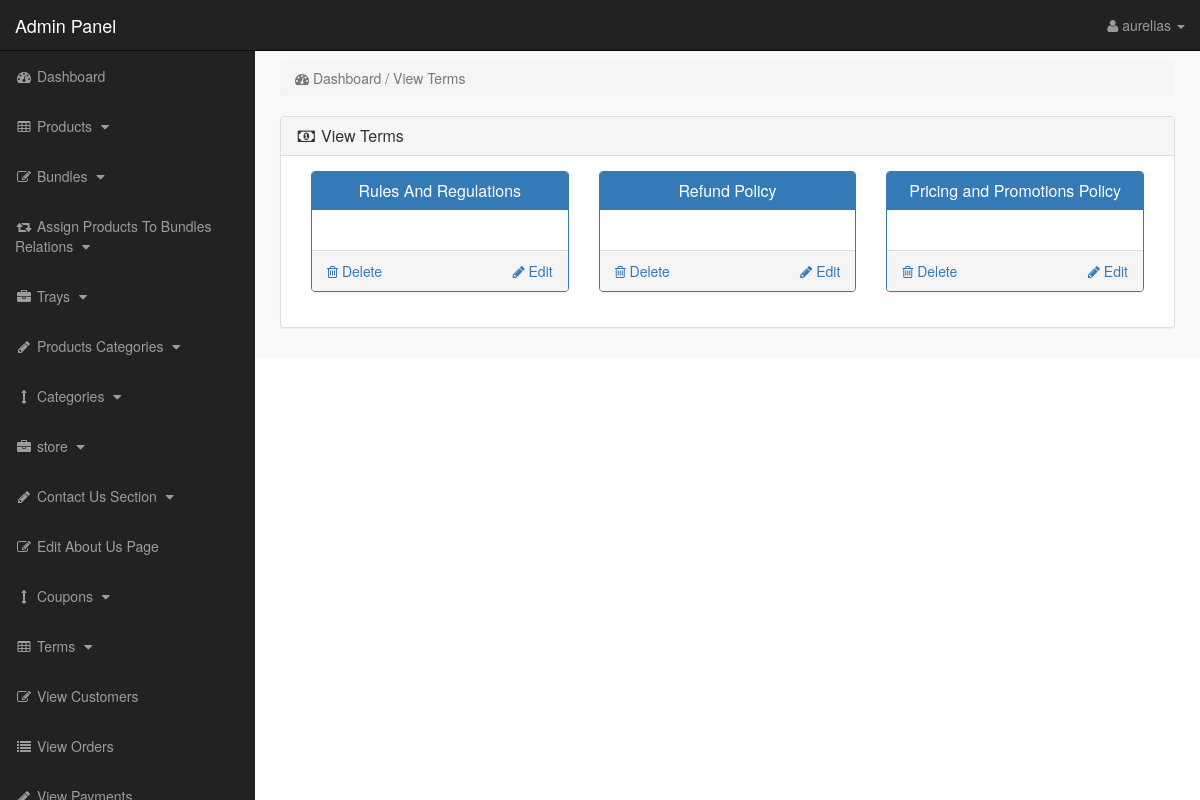
Page /admin_area/index.php?view_terms (signed in) on the committed database.
### tables this page shows
CREATE TABLE `terms` (
  `term_id` int(10) NOT NULL,
  `term_title` varchar(100) NOT NULL,
  `term_link` varchar(100) NOT NULL,
  `term_desc` text NOT NULL
);

### admin_area/view_terms.php (the view, shortened to what this page needs)
<?php
if(!isset($_SESSION['admin_email'])){
echo "<script>window.open('login.php','_self')</script>";
}
else {
?>
<div class="row">
<div class="col-lg-12">
<ol class="breadcrumb" >
<li class="active" >
<i class="fa fa-dashboard"></i> Dashboard / View Terms
</li>
</ol>
</div>
</div>
<div class="row">
<div class="col-lg-12">
<div class="panel panel-default">
<div class="panel-heading">
<h3 class="panel-title">
<i class="fa fa-money fa-fw"></i> View Terms
</h3>
</div>
<div class="panel-body">
<?php
$get_terms = "select * from terms";
$run_terms = mysqli_query($con,$get_terms);
while($row_terms = mysqli_fetch_array($run_terms)){
$term_id = $row_terms['term_id'];
$term_title = $row_terms['term_title'];
?>
<div class="col-lg-4 col-md-4">
<div class="panel panel-primary">
<div class="panel-heading">
<h3 class="panel-title" align="center">
<?php echo $term_title; ?>
</h3>
</div>
<div class="panel-body">
</div>
<div class="panel-footer">
<a href="index.php?delete_term=<?php echo $term_id; ?>" class="pull-left">
<i class="fa fa-trash-o"></i> Delete
</a>
<a href="index.php?edit_term=<?php echo $term_id; ?>" class="pull-right">
<i class="fa fa-pencil"></i> Edit
</a>
<div class="clearfix"> </div>
</div>
</div>
</div>
<?php } ?>
</div>
</div>
</div>
</div>
<?php } ?>

### admin_area/includes/sidebar.php (shortened to what this page needs)
<?php
if(!isset($_SESSION['admin_email'])){
echo "<script>window.open('login.php','_self')</script>";
}
else {
?>
<nav class="navbar navbar-inverse navbar-fixed-top" >
<div class="navbar-header" >
<a class="navbar-brand" href="index.php?dashboard" >Admin Panel</a>
</div>
<ul class="nav navbar-right top-nav" >
<li class="dropdown" >
<a href="#" class="dropdown-toggle" data-toggle="dropdown" >
<i class="fa fa-user" ></i>
<?php echo $admin_name; ?> <b class="caret" ></b>
</a>
</li>
</ul>
<div class="collapse navbar-collapse navbar-ex1-collapse">
<ul class="nav navbar-nav side-nav">
<li>
<a href="index.php?dashboard">
<i class="fa fa-fw fa-dashboard"></i> Dashboard
</a>
</li>
<li>
<a href="#" data-toggle="collapse" data-target="#products">
<i class="fa fa-fw fa-table"></i> Products
<i class="fa fa-fw fa-caret-down"></i>
</a>
</li>
<li>
<a href="#" data-toggle="collapse" data-target="#bundles">
<i class="fa fa-fw fa-edit"></i> Bundles
<i class="fa fa-fw fa-caret-down"></i>
</a>
</li>
<li>
<a href="#" data-toggle="collapse" data-target="#relations">
<i class="fa fa-fw fa-retweet"></i> Assign Products To Bundles Relations
<i class="fa fa-fw fa-caret-down"></i>
</a>
</li>
<li>
<a href="#" data-toggle="collapse" data-target="#manufacturers">
<i class="fa fa-fw fa-briefcase"></i> Trays
<i class="fa fa-fw fa-caret-down"></i>
</a>
</li>
<li>
<a href="#" data-toggle="collapse" data-target="#p_cat">
<i class="fa fa-fw fa-pencil"></i> Products Categories
<i class="fa fa-fw fa-caret-down"></i>
</a>
</li>
<li>
<a href="#" data-toggle="collapse" data-target="#cat">
<i class="fa fa-fw fa-arrows-v"></i> Categories
<i class="fa fa-fw fa-caret-down"></i>
</a>
</li>
<li>
<a href="#" data-toggle="collapse" data-target="#store">
<i class="fa fa-fw fa-briefcase"></i> store
<i class="fa fa-fw fa-caret-down"></i>
</a>
</li>
<li>
<a href="#" data-toggle="collapse" data-target="#contact_us">
<i class="fa fa-fw fa-pencil"> </i> Contact Us Section
<i class="fa fa-fw fa-caret-down"></i>
</a>
</li>
<li>
<a href="index.php?edit_about_us">
<i class="fa fa-fw fa-edit"></i> Edit About Us Page
</a>
</li>
<li>
<a href="#" data-toggle="collapse" data-target="#coupons">
<i class="fa fa-fw fa-arrows-v"></i> Coupons
<i class="fa fa-fw fa-caret-down"></i>
</a>
</li>
<li>
<a href="#" data-toggle="collapse" data-target="#terms" >
<i class="fa fa-fw fa-table"></i> Terms
<i class="fa fa-fw fa-caret-down"></i>
</a>
</li>
<li>
<a href="index.php?view_customers">
<i class="fa fa-fw fa-edit"></i> View Customers
</a>
</li>
<li>
<a href="index.php?view_orders">
<i class="fa fa-fw fa-list"></i> View Orders
</a>
</li>
<li>
<a href="index.php?view_payments">
<i class="fa fa-fw fa-pencil"></i> View Payments
</a>
</li>
</ul>
</div>
</nav>
<?php } ?>

### admin_area/css/style.css (style rules this page uses)
body { margin-top:100px; }
@media (min-width: 768px) { body { margin-top:50px; } }
.top-nav { padding:0 15px; }
.top-nav>li { display:inline-block; float:left; }
.top-nav>li>a { padding-top:15px; padding-bottom:15px; line-height:20px; color:#999; }
@media (min-width: 768px) { .side-nav { position:fixed; top:51px; width:255px; border-radius:0; overflow-y:auto; background-color: #222; bottom:0; overflow-x:hidden; padding-bottom:40px; } }
@media (min-width: 768px) { .side-nav>li>a { width:255px; } }
.panel-body { border-radius:5px; }

### rows in the picture
terms: term_title "Rules And Regulations"
terms: term_title "Refund Policy"
terms: term_title "Pricing and Promotions Policy"

### other values in the picture
$admin_name "aurelias"
